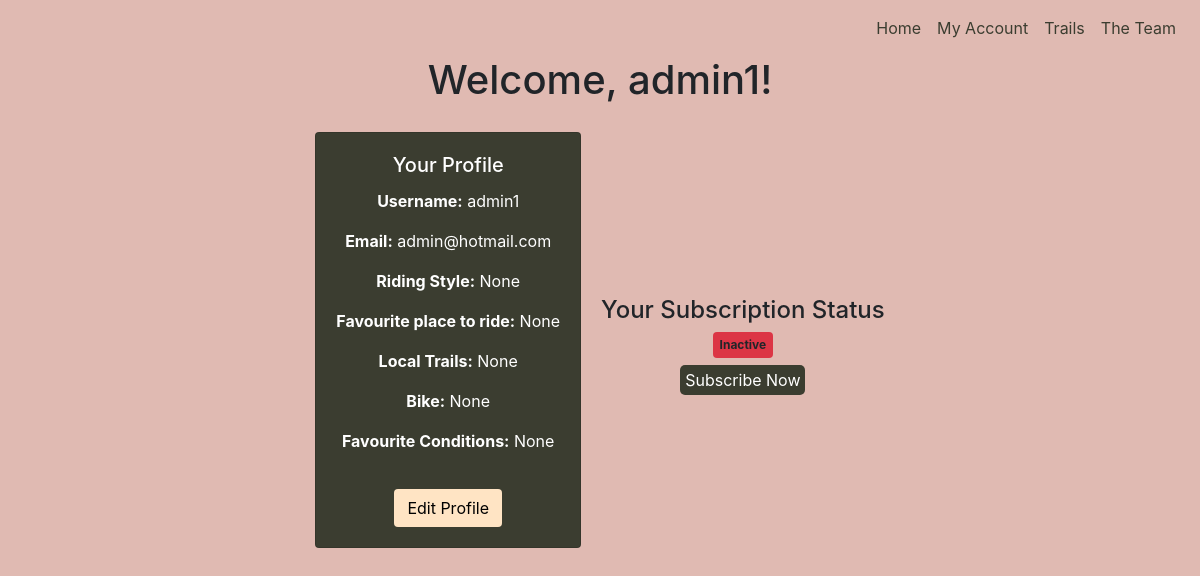
Screenshot of /profiles/ (signed in) with the database file from the repository.
### profiles/models.py (models this page shows, shortened)
class UserProfile(models.Model):
    RIDING_STYLE_CHOICES = [
        ('Cross Country', 'Cross Country'),
        ('All Mountain', 'All Mountain'),
        ('Downhill', 'Downhill'),
        ('Freeride', 'Freeride'),
    ]
    CONDITIONS_CHOICES = [
        ('Dry', 'Dry'),
        ('Mud', 'Mud'),
        ('Wet', 'Wet'),
        ('Snow', 'Snow'),
    ]
    user = models.OneToOneField(User, on_delete=models.CASCADE)
    subscription_active = models.BooleanField(default=False)
    current_subscription = models.ForeignKey(StripeCustomer, null=True, blank=True, on_delete=models.SET_NULL)
    name = models.CharField(max_length=20,  null=True, blank=True)
    riding_style = models.CharField(max_length=20, choices=RIDING_STYLE_CHOICES, null=True, blank=True)
    favourite_place_to_ride = models.CharField(max_length=50, null=True, blank=True)
    local_trails = models.CharField(max_length=50, null=True, blank=True)
    bike = models.CharField(max_length=50, null=True, blank=True)
    favourite_conditions = models.CharField(max_length=20, choices=CONDITIONS_CHOICES, null=True, blank=True)

### profiles/views.py (the view)
# urls.py: path('', views.profile, name='profile'),
def profile(request):
    user = request.user #get user
    try:
        stripe_customer = StripeCustomer.objects.get(user=request.user)
        is_subscribed = stripe_customer.has_active_subscription()
    except StripeCustomer.DoesNotExist:
        is_subscribed = False
    try:
        profile = user.userprofile
    except UserProfile.DoesNotExist:
        profile = UserProfile.objects.create(user=user) #if a users profile is not created when registered
    if request.method == 'POST':
        form = UserProfileForm(request.POST, instance=profile)
        if form.is_valid():
            form.save()
            return redirect('profile')
    else:
        form = UserProfileForm(instance=profile)
    user_profile = get_object_or_404(UserProfile, user=request.user)
    template = 'profiles/profiles.html'
    context = {
        'is_subscribed': is_subscribed,
        'form': form,
        'user_profile': user_profile,
        }
    return render(request, template, context)

### profiles/templates/profiles/profiles.html (shortened to what this page needs)
{% extends 'base.html' %}
{% load static %}
{% block extra_css %}
    <link rel="stylesheet" href="{% static 'profiles/css/profiles.css' %}">
{% endblock %}
{% block content %}
<div class="container mt-5">
    <h1 class="text-center">Welcome, {{ user.username }}!</h1>
    <div class="container" style="align-content: center;">
    <div class="subscription-status-container">
    <h4 class="text-center">Your Subscription Status</h4>
    {% if is_subscribed %}
        <span class="badge bg-success text-center">Active</span>
        <p class="text-center"><a href="{% url 'unsubscribe' %}" class="subscribe-link">Unsubscribe</a></p>
    {% else %}
        <span class="badge bg-danger">Inactive</span>
        <p class="text-center"><a href="{% url 'subscriptions-subscribe' %}" class="subscribe-link">Subscribe Now</a></p>
    {% endif %}
</div>
    <div class="card mb-4 profile-container">
        <div class="card-body text-center">
            <h5 class="card-title text-center">Your Profile</h5>
            <p><strong>Username:</strong> {{ user.username }}</p>
            <p><strong>Email:</strong> {{ user.email }}</p>
            <p><strong>Riding Style:</strong> {{ user_profile.riding_style }}</p>
            <p><strong>Favourite place to ride:</strong> {{ user_profile.favourite_place_to_ride }}</p>
            <p><strong>Local Trails:</strong> {{ user_profile.local_trails }}</p>
            <p><strong>Bike:</strong> {{ user_profile.bike }}</p>
            <p><strong>Favourite Conditions:</strong> {{ user_profile.favourite_conditions }}</p>
        </div>
        <button type="button" class="btn profile-btn" data-toggle="modal" data-target="#profileModal">
            Edit Profile
        </button>
    </div>
    </div>
{% endblock %}

### static/css/base.css (style rules this page uses)
html { height: 100%; }
.btn { background-color: #3b3d30; color: white; margin-top: 10px; }
.container { display: flex; flex-direction: column; flex-wrap: wrap; }
.subscribe-link { text-decoration: none; color: white; background-color: #3b3d30; padding: 5px; margin-top: 10px; width: fit-content; border-radius: 5px; }

### profiles/static/profiles/css/profiles.css (style rules this page uses)
.profile-container { display: flex; flex-direction: column; background-color: #3b3d30; align-items: center; color: white; }
.profile-btn { margin: 0px 20px 20px 20px; background-color: bisque; color: black; }
.badge { margin-bottom: 10px; padding: 7px; }
.container { display: flex; flex-direction: row-reverse; flex-wrap: wrap; justify-content: center; margin-top: 20px; }
.subscription-status-container { display: flex; flex-direction: column; align-items: center; justify-content: center; margin-left: 20px; }

### rows the page displays
UserProfile: riding_style "None", favourite_place_to_ride "None", local_trails "None", bike "None", favourite_conditions "None"

### other values shown
{{ user.username }} "admin1"
{{ user.email }} "admin@hotmail.com"
